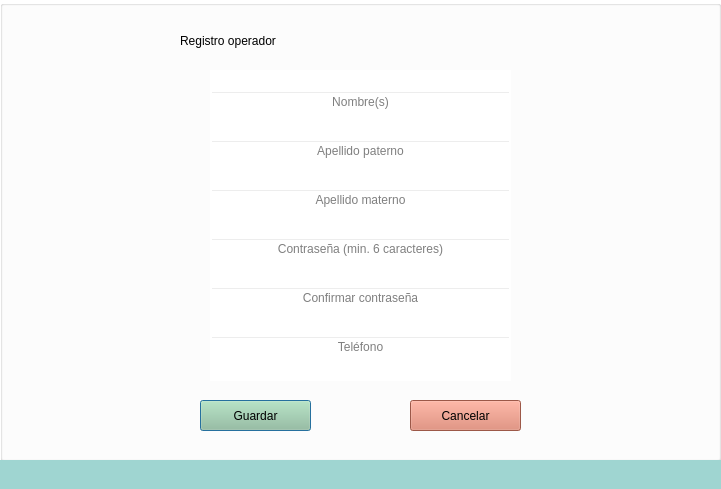
<?xml version="1.0" encoding="UTF-8"?>
<ui version="4.0">
 <class>Registro_operador</class>
 <widget class="QDialog" name="Registro_operador">
  <property name="geometry">
   <rect>
    <x>0</x>
    <y>0</y>
    <width>721</width>
    <height>489</height>
   </rect>
  </property>
  <property name="windowTitle">
   <string>Dialog</string>
  </property>
  <property name="styleSheet">
   <string notr="true">background-color: rgb(255, 255, 255);</string>
  </property>
  <widget class="QGroupBox" name="groupBox">
   <property name="geometry">
    <rect>
     <x>0</x>
     <y>0</y>
     <width>721</width>
     <height>461</height>
    </rect>
   </property>
   <property name="title">
    <string/>
   </property>
   <widget class="QWidget" name="verticalLayoutWidget">
    <property name="geometry">
     <rect>
      <x>210</x>
      <y>70</y>
      <width>301</width>
      <height>311</height>
     </rect>
    </property>
    <layout class="QVBoxLayout" name="verticalLayout" stretch="0,0,0,0,0,0">
     <property name="sizeConstraint">
      <enum>QLayout::SetDefaultConstraint</enum>
     </property>
     <property name="leftMargin">
      <number>0</number>
     </property>
     <item>
      <widget class="QLineEdit" name="Nombre">
       <property name="enabled">
        <bool>true</bool>
       </property>
       <property name="styleSheet">
        <string notr="true">font: 14pt &quot;Times New Roman&quot;;
background: transparent;
border bottom: rgb(255, 255, 255);

</string>
       </property>
       <property name="text">
        <string/>
       </property>
       <property name="alignment">
        <set>Qt::AlignCenter</set>
       </property>
       <property name="placeholderText">
        <string>Nombre(s)</string>
       </property>
      </widget>
     </item>
     <item>
      <widget class="QLineEdit" name="ApellidoPat">
       <property name="styleSheet">
        <string notr="true">font: 14pt &quot;Times New Roman&quot;;
color: rgb(0,0,0);
background: transparent;
</string>
       </property>
       <property name="text">
        <string/>
       </property>
       <property name="alignment">
        <set>Qt::AlignCenter</set>
       </property>
       <property name="placeholderText">
        <string>Apellido paterno</string>
       </property>
      </widget>
     </item>
     <item>
      <widget class="QLineEdit" name="ApellidoMat">
       <property name="styleSheet">
        <string notr="true">font: 14pt &quot;Times New Roman&quot;;
color: rgb(0,0,0);
background: transparent;
</string>
       </property>
       <property name="text">
        <string/>
       </property>
       <property name="alignment">
        <set>Qt::AlignCenter</set>
       </property>
       <property name="placeholderText">
        <string>Apellido materno</string>
       </property>
      </widget>
     </item>
     <item>
      <widget class="QLineEdit" name="Contrasea">
       <property name="styleSheet">
        <string notr="true">font: 14pt &quot;Times New Roman&quot;;
color: rgb(0,0,0);
background: transparent;
</string>
       </property>
       <property name="text">
        <string/>
       </property>
       <property name="echoMode">
        <enum>QLineEdit::Password</enum>
       </property>
       <property name="alignment">
        <set>Qt::AlignCenter</set>
       </property>
       <property name="placeholderText">
        <string>Contraseña (min. 6 caracteres)</string>
       </property>
      </widget>
     </item>
     <item>
      <widget class="QLineEdit" name="Contrasea_2">
       <property name="styleSheet">
        <string notr="true">font: 14pt &quot;Times New Roman&quot;;
color: rgb(0,0,0);
background: transparent;
</string>
       </property>
       <property name="text">
        <string/>
       </property>
       <property name="echoMode">
        <enum>QLineEdit::Password</enum>
       </property>
       <property name="alignment">
        <set>Qt::AlignCenter</set>
       </property>
       <property name="placeholderText">
        <string>Confirmar contraseña</string>
       </property>
      </widget>
     </item>
     <item>
      <widget class="QLineEdit" name="Telefono">
       <property name="styleSheet">
        <string notr="true">font: 14pt &quot;Times New Roman&quot;;
color: rgb(0,0,0);
background: transparent;
</string>
       </property>
       <property name="text">
        <string/>
       </property>
       <property name="maxLength">
        <number>10</number>
       </property>
       <property name="alignment">
        <set>Qt::AlignCenter</set>
       </property>
       <property name="placeholderText">
        <string>Teléfono</string>
       </property>
      </widget>
     </item>
    </layout>
   </widget>
   <widget class="QLabel" name="Bienvenido">
    <property name="geometry">
     <rect>
      <x>180</x>
      <y>10</y>
      <width>371</width>
      <height>61</height>
     </rect>
    </property>
    <property name="styleSheet">
     <string notr="true">font: 30pt &quot;Segoe Print&quot;;
background: transparent;</string>
    </property>
    <property name="text">
     <string>Registro operador</string>
    </property>
   </widget>
   <widget class="QLabel" name="Logo">
    <property name="geometry">
     <rect>
      <x>0</x>
      <y>0</y>
      <width>111</width>
      <height>111</height>
     </rect>
    </property>
    <property name="styleSheet">
     <string notr="true">background: transparent;</string>
    </property>
    <property name="text">
     <string/>
    </property>
    <property name="pixmap">
     <pixmap resource="Imagenes.qrc">:/Imagenes/Imagenes/Icon_2_0.png</pixmap>
    </property>
   </widget>
   <widget class="QPushButton" name="Guardar">
    <property name="geometry">
     <rect>
      <x>200</x>
      <y>400</y>
      <width>111</width>
      <height>31</height>
     </rect>
    </property>
    <property name="styleSheet">
     <string notr="true">font: 14pt 75 &quot;Times New Roman&quot;;
hover!pressed:border: 5px solid green;
background-color: #9BC499;</string>
    </property>
    <property name="text">
     <string>Guardar</string>
    </property>
   </widget>
   <widget class="QPushButton" name="CerrarSesion">
    <property name="geometry">
     <rect>
      <x>410</x>
      <y>400</y>
      <width>111</width>
      <height>31</height>
     </rect>
    </property>
    <property name="styleSheet">
     <string notr="true">background-color:#DB7B65;
font: 14pt 75 &quot;Times New Roman&quot;;
hover!pressed:border: 5px solid green;
</string>
    </property>
    <property name="text">
     <string>Cancelar</string>
    </property>
   </widget>
  </widget>
  <widget class="QLabel" name="label_3">
   <property name="geometry">
    <rect>
     <x>0</x>
     <y>460</y>
     <width>721</width>
     <height>31</height>
    </rect>
   </property>
   <property name="styleSheet">
    <string notr="true">background-color: #9fd5d1;</string>
   </property>
   <property name="text">
    <string/>
   </property>
  </widget>
 </widget>
 <resources>
  <include location="Imagenes.qrc"/>
 </resources>
 <connections/>
</ui>
